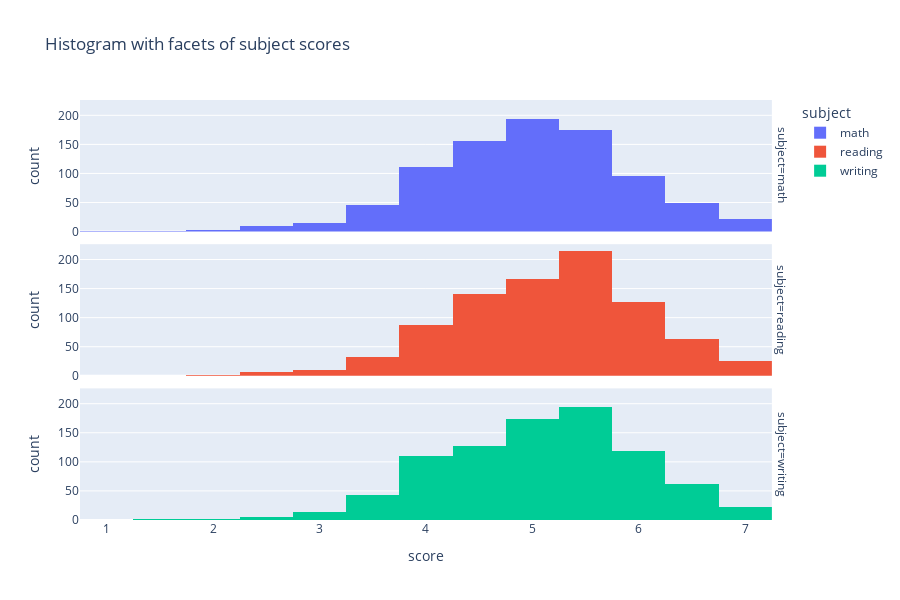

Notebook code for this chart:
### Markdown cell above
**Histograma con Faceta:**

### Code cell
# Create histograms with facets using Plotly Express
fig_facet_hist = px.histogram(
    df_melted,
    x='score',
    facet_row='subject',  # Create facets for each subject
    color='subject',  # Color by the 'subject' column
    nbins=len(score_bins)*2,
    title='Histogram with facets of subject scores',
    labels={'score': 'Score'},
)

# Customize the legend title and labels
fig_facet_hist.update_layout(
    xaxis_title='score',
    yaxis_title='count',
    legend_title_text='subject'
)

# Manually adjust the height of the figure to create more space between facets
# To avoid overlap between each of the subjects = ...
fig_facet_hist.update_layout(
    height=600  # Adjust the height as needed
)

fig_facet_hist.show()

### Figure 1 — Plotly figure (JSON) as saved in the notebook; plotly's stock layout.template omitted (floating-point values rounded to 4 significant figures; data arrays with more than 128 entries replaced by an {"elided": "..."} marker saying what was removed)
{"data": [{"alignmentgroup": "True", "bingroup": "x", "hovertemplate": "subject=math<br>Score=%{x}<br>count=%{y}<extra></extra>", "legendgroup": "math", "marker": {"color": "#636efa", "pattern": {"shape": ""}}, "name": "math", "nbinsx": 14, "offsetgroup": "math", "orientation": "v", "showlegend": true, "type": "histogram", "x": {"elided": "875 float values"}, "xaxis": "x3", "yaxis": "y3"}, {"alignmentgroup": "True", "bingroup": "x", "hovertemplate": "subject=reading<br>Score=%{x}<br>count=%{y}<extra></extra>", "legendgroup": "reading", "marker": {"color": "#EF553B", "pattern": {"shape": ""}}, "name": "reading", "nbinsx": 14, "offsetgroup": "reading", "orientation": "v", "showlegend": true, "type": "histogram", "x": {"elided": "875 float values"}, "xaxis": "x2", "yaxis": "y2"}, {"alignmentgroup": "True", "bingroup": "x", "hovertemplate": "subject=writing<br>Score=%{x}<br>count=%{y}<extra></extra>", "legendgroup": "writing", "marker": {"color": "#00cc96", "pattern": {"shape": ""}}, "name": "writing", "nbinsx": 14, "offsetgroup": "writing", "orientation": "v", "showlegend": true, "type": "histogram", "x": {"elided": "875 float values"}, "xaxis": "x", "yaxis": "y"}], "layout": {"annotations": [{"font": {}, "showarrow": false, "text": "subject=writing", "textangle": 90, "x": 0.98, "xanchor": "left", "xref": "paper", "y": 0.1567, "yanchor": "middle", "yref": "paper"}, {"font": {}, "showarrow": false, "text": "subject=reading", "textangle": 90, "x": 0.98, "xanchor": "left", "xref": "paper", "y": 0.5, "yanchor": "middle", "yref": "paper"}, {"font": {}, "showarrow": false, "text": "subject=math", "textangle": 90, "x": 0.98, "xanchor": "left", "xref": "paper", "y": 0.8433, "yanchor": "middle", "yref": "paper"}], "barmode": "relative", "height": 600, "legend": {"title": {"text": "subject"}, "tracegroupgap": 0}, "title": {"text": "Histogram with facets of subject scores"}, "xaxis": {"anchor": "y", "domain": [0, 0.98], "title": {"text": "score"}}, "xaxis2": {"anchor": "y2", "domain": [0, 0.98], "matches": "x", "showticklabels": false}, "xaxis3": {"anchor": "y3", "domain": [0, 0.98], "matches": "x", "showticklabels": false}, "yaxis": {"anchor": "x", "domain": [0, 0.3133], "title": {"text": "count"}}, "yaxis2": {"anchor": "x2", "domain": [0.3433, 0.6567], "matches": "y", "title": {"text": "count"}}, "yaxis3": {"anchor": "x3", "domain": [0.6867, 1.0], "matches": "y", "title": {"text": "count"}}}}
